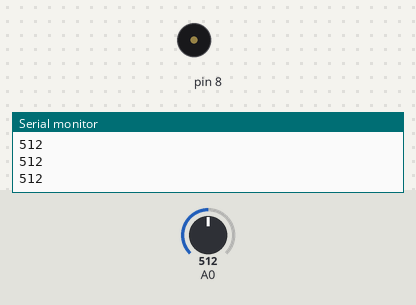
A sketch run on a simulated Arduino Uno, built with avr-gcc and run on an emulated ATmega328P. On the bench: buzzer (waves = sounding), the last lines printed to the serial monitor. The inputs (shaded band) are chosen by the test bench; at power-on: A0 = 512.

Above: at 1.2 s.
1.3 s: A0 set to 1010
2.8 s: A0 set to 1023
At 3.1 s:
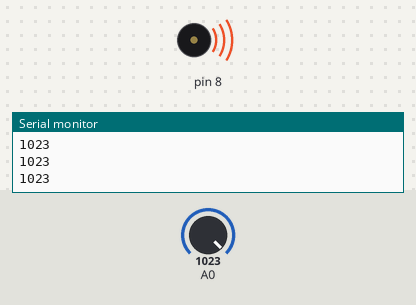
Timing chart, 0 to 5.8 s (numbered marks = the images above; inputs shaded):
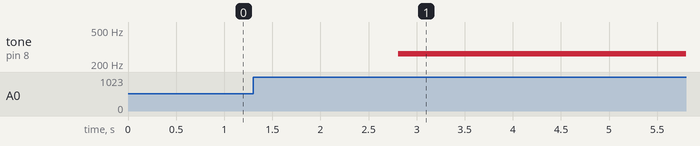

Measured:
- the behaviour switches between 1022 and 1023 on A0 (found by bisection; images 0 and 1)
- after the input at 2.8 s, tone on pin 8: silent → 262 Hz at once

The sketch:

project_7.ino
```cpp
int notes[] = {262,294,330,349};

void setup() {
  // put your setup code here, to run once:
  Serial.begin(9600);
}

void loop() {
  // put your main code here, to run repeatedly:
  int keyVal = analogRead(A0);
  Serial.println(keyVal);

  if(keyVal == 1023) {
    tone(8, notes[0]);
  } else if(keyVal >= 665 && keyVal <= 668) {
    tone(8, notes[1]);
  } else if(keyVal >= 651 && keyVal <= 653) {
    tone(8, notes[2]);
  } else if(keyVal >= 332 && keyVal <= 334) {
    tone(8, notes[3]);
  } else if(keyVal >= 5 && keyVal <= 10) {
    tone(8, notes[3]);
  } else {
    noTone(8);
  }
}
```
